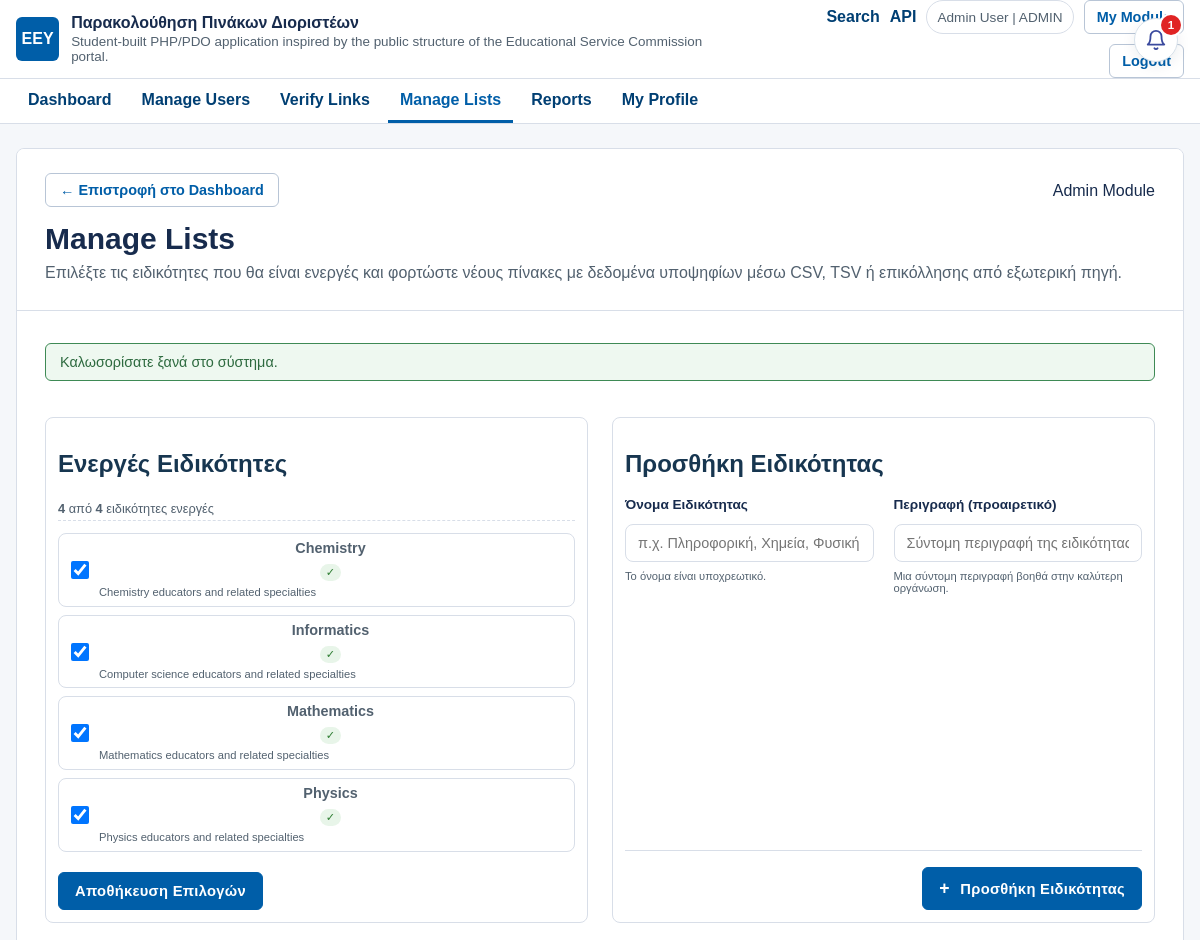
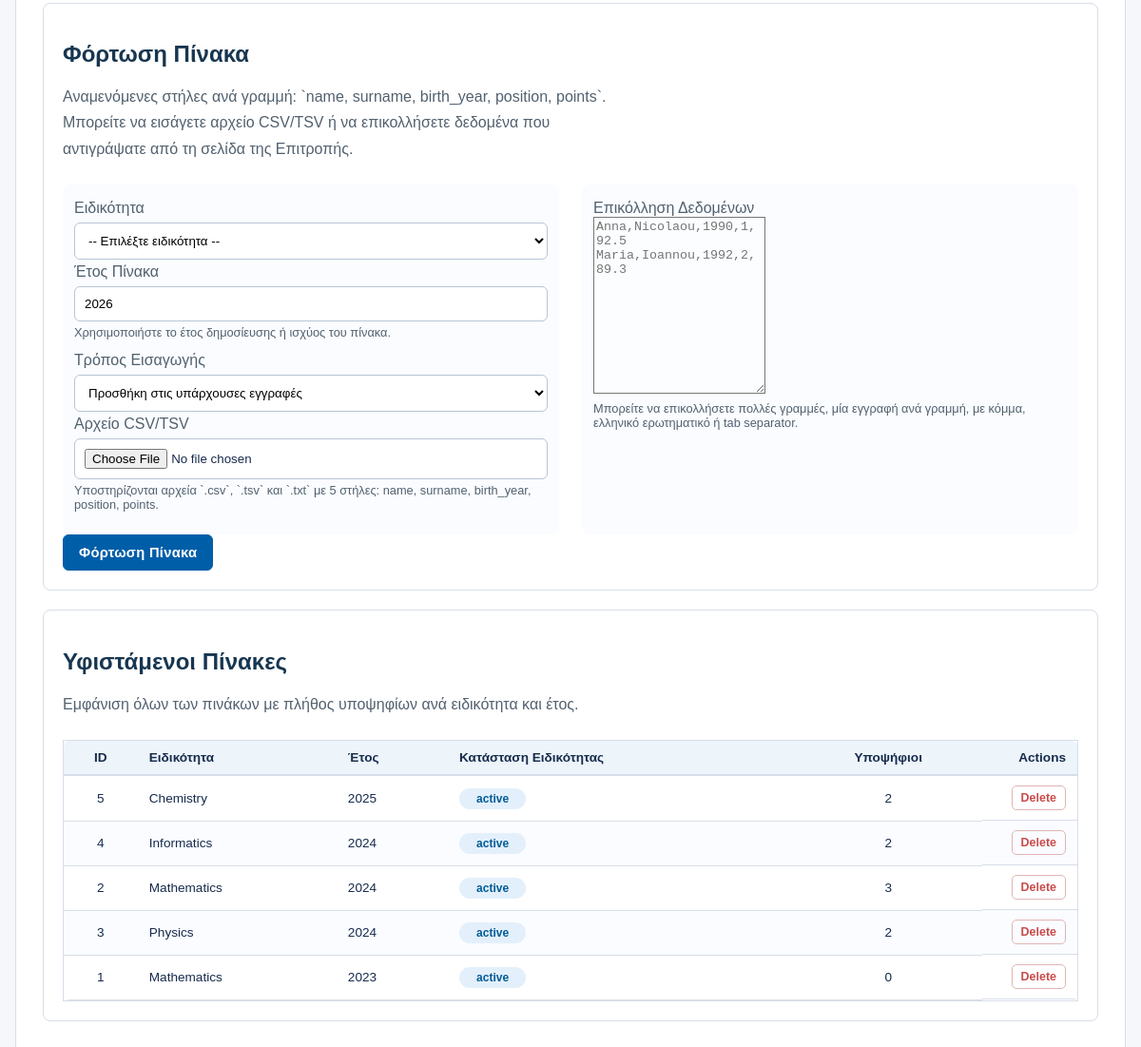
The app's page /modules/admin/manage_lists.php (signed in) with its own data (2 pictures, top to bottom).
### tables this page shows
CREATE TABLE specialties (
  id INT AUTO_INCREMENT PRIMARY KEY,
  name VARCHAR(150) NOT NULL,
  description TEXT,
  is_active TINYINT(1) NOT NULL DEFAULT 1
);

CREATE TABLE lists (
  id INT AUTO_INCREMENT PRIMARY KEY,
  specialty_id INT NOT NULL,
  year INT NOT NULL,
  status ENUM('draft', 'published') NOT NULL DEFAULT 'published',
  created_at TIMESTAMP DEFAULT CURRENT_TIMESTAMP,
  CONSTRAINT fk_lists_specialty
    FOREIGN KEY (specialty_id) REFERENCES specialties(id)
    ON DELETE RESTRICT ON UPDATE CASCADE,
  UNIQUE KEY uq_lists_specialty_year (specialty_id, year),
  INDEX idx_lists_year (year)
);

### includes/functions.php (called while the page is built, shortened)
<?php
function h($value) {
    return htmlspecialchars((string) $value, ENT_QUOTES, 'UTF-8');
}
function get_flash_messages() {
    $messages = $_SESSION['flash_messages'] ?? [];
    return is_array($messages) ? $messages : [];
}

### modules/admin/manage_lists.php (the view, shortened to what this page needs)
<?php
$pdo = require __DIR__ . '/../../includes/db.php';
$errors = [];
$specialties = $pdo->query(
    'SELECT id, name, description, COALESCE(is_active, 1) AS is_active
     FROM specialties
     ORDER BY name ASC'
)->fetchAll();
$listRows = $pdo->query(
    'SELECT l.id, l.year, s.name AS specialty_name, COALESCE(s.is_active, 1) AS is_active, COUNT(c.id) AS candidates_count
     FROM lists l
     JOIN specialties s ON s.id = l.specialty_id
     LEFT JOIN candidates c ON c.list_id = l.id
     GROUP BY l.id, l.year, s.name, s.is_active
     ORDER BY l.year DESC, s.name ASC'
)->fetchAll();
$messages = array_merge(
    get_flash_messages(),
    array_map(
        function ($error) {
            return ['type' => 'error', 'message' => $error];
        },
        $errors
    )
);
?>
<!DOCTYPE html>
<html lang="el">
<head>
    <link rel="stylesheet" href="../../assets/css/style.css">
</head>
<body>
    <?php require __DIR__ . '/../../includes/app_topbar.php'; ?>
    <?php $moduleKey = 'admin'; $pageKey = 'manage_lists'; require __DIR__ . '/../../includes/nav.php'; ?>
    <?php require __DIR__ . '/../../includes/notifications_bell.php'; ?>
    <div class="auth-container">
        <div class="auth-card">
            <div class="page-banner">
                <div class="banner-row-flex">
                    <p class="eyebrow">Admin Module</p>
                    <a class="button-link secondary header-back-link" href="dashboard.php">
                        ← Επιστροφή στο Dashboard
                    </a>
                </div>
                <h1 class="auth-title">Manage Lists</h1>
                <p class="auth-subtitle">Επιλέξτε τις ειδικότητες που θα είναι ενεργές και φορτώστε νέους πίνακες με δεδομένα υποψηφίων μέσω CSV, TSV ή επικόλλησης από εξωτερική πηγή.</p>
            </div>
            <div class="page-body">
                <?php foreach ($messages as $message): ?>
                    <div class="message <?php echo h($message['type']); ?>"><?php echo h($message['message']); ?></div>
                <?php endforeach; ?>
                <div class="split-grid">
                    <div class="section-card section-card-compact">
                        <h2 class="section-title">Ενεργές Ειδικότητες</h2>
                        <form method="post" action="">
                            <?php
                            $activeCount = count(array_filter($specialties, function($s) { return $s['is_active']; }));
                            ?>
                            <p class="active-counter"><strong><?php echo $activeCount; ?></strong> από <strong><?php echo count($specialties); ?></strong> ειδικότητες ενεργές</p>
                            <div class="specialties-compact-grid">
                                <?php foreach ($specialties as $specialty): ?>
                                    <div class="specialty-compact-card">
                                        <input type="checkbox" name="active_specialties[]" value="<?php echo h($specialty['id']); ?>" id="spec_<?php echo h($specialty['id']); ?>" <?php echo (int) $specialty['is_active'] === 1 ? 'checked' : ''; ?>>
                                        <div class="specialty-info">
                                            <label for="spec_<?php echo h($specialty['id']); ?>" class="specialty-label-row">
                                                <span class="specialty-name"><?php echo h($specialty['name']); ?></span>
                                                <span class="spec-status-badge <?php echo $specialty['is_active'] ? 'active' : 'inactive'; ?>">
                                                    <?php echo $specialty['is_active'] ? '✓' : '✗'; ?>
                                                </span>
                                            </label>
                                            <span class="specialty-desc">
                                                <?php echo h($specialty['description'] ?: 'Χωρίς περιγραφή'); ?>
                                            </span>
                                        </div>
                                    </div>
                                <?php endforeach; ?>
                            </div>
                            <button type="submit" class="primary-button">Αποθήκευση Επιλογών</button>
                        </form>
                    </div>
                    <div class="section-card section-card-compact">
                        <h2 class="section-title">Προσθήκη Ειδικότητας</h2>
                        <form method="post" action="" class="add-specialty-form">
                            <div class="form-row">
                                <div class="form-group">
                                    <label for="name">Όνομα Ειδικότητας</label>
                                    <input type="text" name="name" id="name" class="form-input"
                                           placeholder="π.χ. Πληροφορική, Χημεία, Φυσική" required>
                                    <span class="form-hint">Το όνομα είναι υποχρεωτικό.</span>
                                </div>
                                <div class="form-group">
                                    <label for="description">Περιγραφή (προαιρετικό)</label>
                                    <input type="text" name="description" id="description" class="form-input"
                                           placeholder="Σύντομη περιγραφή της ειδικότητας">
                                    <span class="form-hint">Μια σύντομη περιγραφή βοηθά στην καλύτερη οργάνωση.</span>
                                </div>
                            </div>
                            <div class="form-actions">
                                <button type="submit" class="primary-button">
                                    <span class="btn-icon">+</span> Προσθήκη Ειδικότητας
                                </button>
                            </div>
                        </form>
                    </div>
                </div>
                <div class="section-card section-card-compact">
                    <h2 class="section-title">Φόρτωση Πίνακα</h2>
                    <p class="section-text">Αναμενόμενες στήλες ανά γραμμή: `name, surname, birth_year, position, points`. Μπορείτε να εισάγετε αρχείο CSV/TSV ή να επικολλήσετε δεδομένα που αντιγράψατε από τη σελίδα της Επιτροπής.</p>
                    <form method="post" action="" enctype="multipart/form-data">
                        <div class="split-grid">
                            <div>
                                <label for="specialty_id">Ειδικότητα</label>
                                <select name="specialty_id" id="specialty_id" required>
                                    <option value="">-- Επιλέξτε ειδικότητα --</option>
                                </select>
                                <label for="year">Έτος Πίνακα</label>
                                <input type="number" name="year" id="year" min="2000" max="2100" value="<?php echo h((string) date('Y')); ?>" placeholder="Enter list year" required>
                                <p class="field-help">Χρησιμοποιήστε το έτος δημοσίευσης ή ισχύος του πίνακα.</p>
                                <label for="import_mode">Τρόπος Εισαγωγής</label>
                                <select name="import_mode" id="import_mode">
                                    <option value="append">Προσθήκη στις υπάρχουσες εγγραφές</option>
                                </select>
                                <label for="list_file">Αρχείο CSV/TSV</label>
                                <input type="file" name="list_file" id="list_file" accept=".csv,.tsv,.txt">
                                <p class="field-help">Υποστηρίζονται αρχεία `.csv`, `.tsv` και `.txt` με 5 στήλες: name, surname, birth_year, position, points.</p>
                            </div>
                            <div>
                                <label for="import_text">Επικόλληση Δεδομένων</label>
                                <textarea name="import_text" id="import_text" rows="12" placeholder="Anna,Nicolaou,1990,1,92.5&#10;Maria,Ioannou,1992,2,89.3"></textarea>
                                <p class="field-help">Μπορείτε να επικολλήσετε πολλές γραμμές, μία εγγραφή ανά γραμμή, με κόμμα, ελληνικό ερωτηματικό ή tab separator.</p>
                            </div>
                        </div>
                        <button type="submit" class="primary-button">Φόρτωση Πίνακα</button>
                    </form>
                </div>
                <div class="section-card section-card-compact">
                    <div class="section-header">
                        <h2 class="section-title">Υφιστάμενοι Πίνακες</h2>
                        <p class="section-text">Εμφάνιση όλων των πινάκων με πλήθος υποψηφίων ανά ειδικότητα και έτος.</p>
                    </div>
                    <div class="table-wrap">
                        <table>
                            <thead>
                                <tr>
                                    <th>ID</th>
                                    <th>Ειδικότητα</th>
                                    <th>Έτος</th>
                                    <th>Κατάσταση Ειδικότητας</th>
                                    <th>Υποψήφιοι</th>
                                    <th>Actions</th>
                                </tr>
                            </thead>
                            <tbody>
                                <?php if (!$listRows): ?>
                                    <tr>
                                        <td colspan="6" class="empty-cell">Δεν υπάρχουν πίνακες.</td>
                                    </tr>
                                <?php else: ?>
                                    <?php foreach ($listRows as $list): ?>
                                        <tr>
                                            <td><?php echo h($list['id']); ?></td>
                                            <td><?php echo h($list['specialty_name']); ?></td>
                                            <td><?php echo h($list['year']); ?></td>
                                            <td>
                                                <span class="status-badge <?php echo (int)$list['is_active'] === 1 ? 'admin' : 'candidate'; ?>">
                                                    <?php echo (int) $list['is_active'] === 1 ? 'active' : 'inactive'; ?>
                                                </span>
                                            </td>
                                            <td><?php echo h($list['candidates_count']); ?></td>
                                            <td class="table-actions">
                                                <button type="button" class="table-button danger" onclick="openDeleteListModal(<?php echo h($list['id']); ?>)">Delete</button>
                                            </td>
                                        </tr>
                                    <?php endforeach; ?>
                                <?php endif; ?>
                            </tbody>
                        </table>
                    </div>
                </div>
            </div>
    </div>
    </div>
</body>
</html>

### records on screen
specialties: name "Chemistry", description "Chemistry educators and related specialties"
specialties: name "Informatics", description "Computer science educators and related specialties"
specialties: name "Mathematics", description "Mathematics educators and related specialties"
specialties: name "Physics", description "Physics educators and related specialties"
lists: id "5", specialty.name "Chemistry", year "2025", candidates_count "2"
lists: id "4", specialty.name "Informatics", year "2024", candidates_count "2"
lists: id "2", specialty.name "Mathematics", year "2024", candidates_count "3"
lists: id "3", specialty.name "Physics", year "2024", candidates_count "2"
lists: id "1", specialty.name "Mathematics", year "2023", candidates_count "0"

### other values on screen
app_config('name_el') "Παρακολούθηση Πινάκων Διοριστέων"
app_config('description') "Student-built PHP/PDO application inspired by the public structure of the Educational Service Commission portal."
$topbarUser['role'] "ADMIN"
$link['label'] "Dashboard"
$link['label'] "Manage Users"
$link['label'] "Verify Links"
$link['label'] "Manage Lists"
$link['label'] "Reports"
$link['label'] "My Profile"
$bellUnreadCount "1"
$message['message'] "Καλωσορίσατε ξανά στο σύστημα."
$activeCount "4"
count($specialties) "4"
